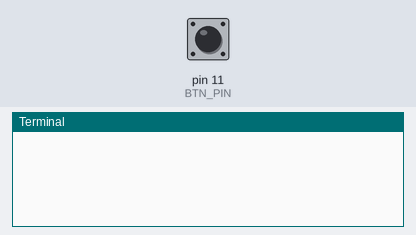
The program below on a simulated Raspberry Pi (header pin numbers). Shown: the last lines printed to the terminal. The inputs (shaded band) are chosen by the test bench; at power-on: pin 11 (BTN_PIN) HIGH. The clock reads 2024-03-15 10:24:30 at power-on unless the program sets it.

Above: at 1.2 s.
1.3 s: pin 11 (BTN_PIN) pulled LOW for 0.15 s
At 2.0 s:
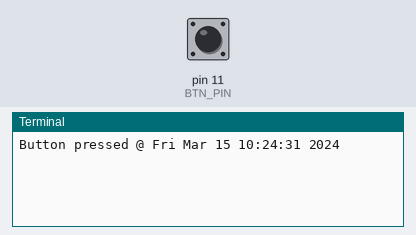
2.9 s: pin 11 (BTN_PIN) pulled LOW for 1 s
At 4.1 s:
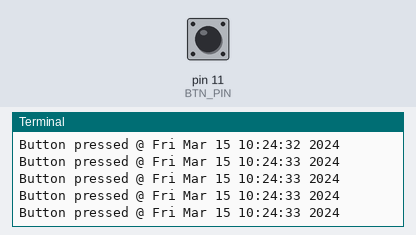
5.4 s: pin 11 (BTN_PIN) pulled LOW for 0.15 s
At 6.3 s:
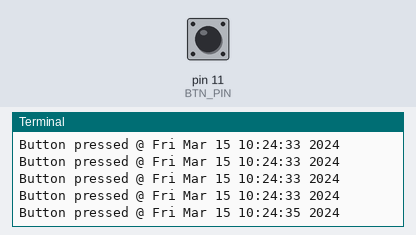
Timing chart, 0 to 8.4 s (numbered marks = the images above; inputs shaded):
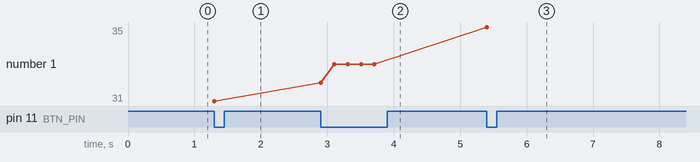

The program:

push_button_debounce.py
```python
# (licence header left out)
import RPi.GPIO as GPIO
import time

GPIO.setmode(GPIO.BOARD)
BTN_PIN = 11
WAIT_TIME = 0.2
GPIO.setup(BTN_PIN, GPIO.IN)
previousTime = time.time()

try:
    while True:
        currentTime = time.time()
        if GPIO.input(BTN_PIN) == GPIO.LOW and (currentTime - previousTime) > WAIT_TIME:
            previousTime = currentTime
            print("Button pressed @"), time.ctime()

except KeyboardInterrupt:
    print "Exception: KeyboardInterrupt"

finally:
    GPIO.cleanup()
```

Measured:
- after the input at 1.3 s, the terminal: prints a new line at once (image 1)
- after the input at 2.9 s, the terminal: prints a new line at once (image 2)
- after the input at 5.4 s, the terminal: prints a new line at once (image 3)
- plotted number 1: 31 → 33 after the input at 2.9 s, 33 → 35 after the input at 5.4 s
